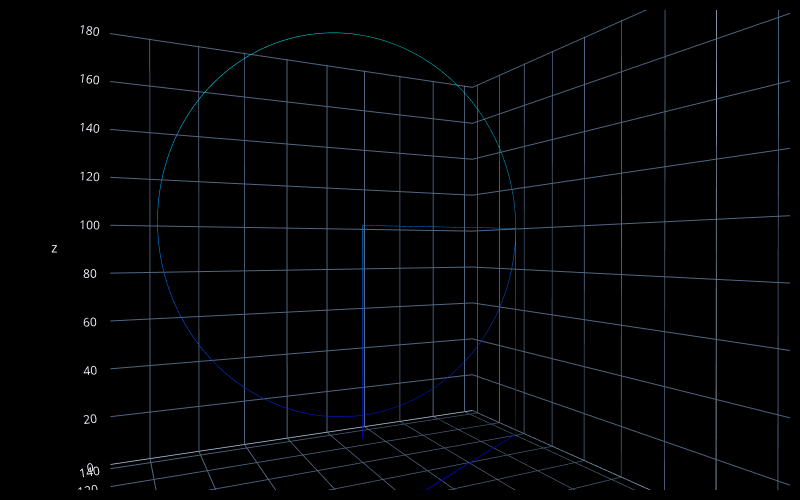

Notebook cell for this chart:
### Code cell
# create an empty list called steps
steps=[]

# define settings
steps.append(fc.Printer(print_speed=9000, travel_speed=9000))

# go to center of circle
x_cent = 100
y_cent = 100
z_cent = 100
steps.append(fc.Point(x=x_cent, y=y_cent, z = 10))
steps.append(fc.Point(x=x_cent, y=y_cent,z=z_cent))

# trace out circle in xz plane
radius = 80
if radius > x_cent:
    radius = x_cent
if radius > z_cent:
    radius = z_cent

theta = np.linspace(0, np.pi*2, 2000)
for i in theta:
    steps.append(fc.Point(x= x_cent + radius*np.cos(i), z= z_cent + radius*np.sin(i)))

# return to home
steps.append(fc.Point(z=0.5))
steps.append(fc.Point(x=10, y=10))

# transform the design into a plot
fc.transform(steps, 'plot')

### Figure 1 — Plotly figure (JSON) as saved in the notebook; plotly's stock layout.template omitted (floating-point values rounded to 4 significant figures; data arrays with more than 128 entries replaced by an {"elided": "..."} marker saying what was removed)
{"data": [{"i": {"elided": "16056 int values"}, "j": {"elided": "16056 int values"}, "k": {"elided": "16056 int values"}, "type": "mesh3d", "vertexcolor": {"elided": "8032 str values"}, "x": {"elided": "8032 float values"}, "y": {"elided": "8032 float values"}, "z": {"elided": "8032 float values"}}, {"marker": {"color": "red", "size": 2}, "mode": "markers", "showlegend": false, "type": "scatter3d", "x": [], "y": [], "z": []}], "layout": {"height": 500, "margin": {"b": 10, "l": 10, "pad": 4, "r": 10, "t": 10}, "paper_bgcolor": "black", "scene": {"aspectmode": "cube", "camera": {"center": {"x": 0, "y": 0, "z": -0.0025}, "eye": {"x": -0.5, "y": -1, "z": 0}}, "xaxis": {"backgroundcolor": "black", "nticks": 10, "range": [4.799, 185.2]}, "yaxis": {"backgroundcolor": "black", "nticks": 10, "range": [-35.2, 145.2]}, "zaxis": {"backgroundcolor": "black", "nticks": 10, "range": [0, 180.4]}}, "width": 800}}
